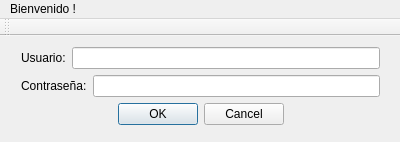
<?xml version="1.0" encoding="UTF-8"?>
<ui version="4.0">
 <class>MainWindow</class>
 <widget class="QMainWindow" name="MainWindow">
  <property name="geometry">
   <rect>
    <x>0</x>
    <y>0</y>
    <width>400</width>
    <height>142</height>
   </rect>
  </property>
  <property name="windowTitle">
   <string>FingerPrint Control</string>
  </property>
  <widget class="QWidget" name="centralWidget">
   <widget class="QWidget" name="verticalLayoutWidget">
    <property name="geometry">
     <rect>
      <x>10</x>
      <y>0</y>
      <width>381</width>
      <height>101</height>
     </rect>
    </property>
    <layout class="QVBoxLayout" name="mw_verticalLayout">
     <item>
      <layout class="QHBoxLayout" name="mw_u_horizontalLayout">
       <item>
        <widget class="QLabel" name="mw_u_label">
         <property name="text">
          <string>Usuario:</string>
         </property>
        </widget>
       </item>
       <item>
        <widget class="QLineEdit" name="mw_u_lineEdit"/>
       </item>
      </layout>
     </item>
     <item>
      <layout class="QHBoxLayout" name="mw_p_horizontalLayout">
       <item>
        <widget class="QLabel" name="mw_p_label">
         <property name="text">
          <string>Contraseña:</string>
         </property>
        </widget>
       </item>
       <item>
        <widget class="QLineEdit" name="mw_p_lineEdit">
         <property name="echoMode">
          <enum>QLineEdit::Password</enum>
         </property>
        </widget>
       </item>
      </layout>
     </item>
     <item>
      <widget class="QDialogButtonBox" name="mw_buttonBox">
       <property name="standardButtons">
        <set>QDialogButtonBox::Cancel|QDialogButtonBox::Ok</set>
       </property>
       <property name="centerButtons">
        <bool>true</bool>
       </property>
      </widget>
     </item>
    </layout>
   </widget>
  </widget>
  <widget class="QMenuBar" name="menuBar">
   <property name="geometry">
    <rect>
     <x>0</x>
     <y>0</y>
     <width>400</width>
     <height>21</height>
    </rect>
   </property>
   <widget class="QMenu" name="menuBienvenido">
    <property name="title">
     <string>Bienvenido !</string>
    </property>
    <addaction name="actionOlvid_su_contrase_a"/>
   </widget>
   <addaction name="menuBienvenido"/>
  </widget>
  <widget class="QToolBar" name="mainToolBar">
   <attribute name="toolBarArea">
    <enum>TopToolBarArea</enum>
   </attribute>
   <attribute name="toolBarBreak">
    <bool>false</bool>
   </attribute>
  </widget>
  <action name="actionOlvid_su_contrase_a">
   <property name="text">
    <string>Olvidó su contraseña?</string>
   </property>
  </action>
 </widget>
 <layoutdefault spacing="6" margin="11"/>
 <resources/>
 <connections/>
</ui>
